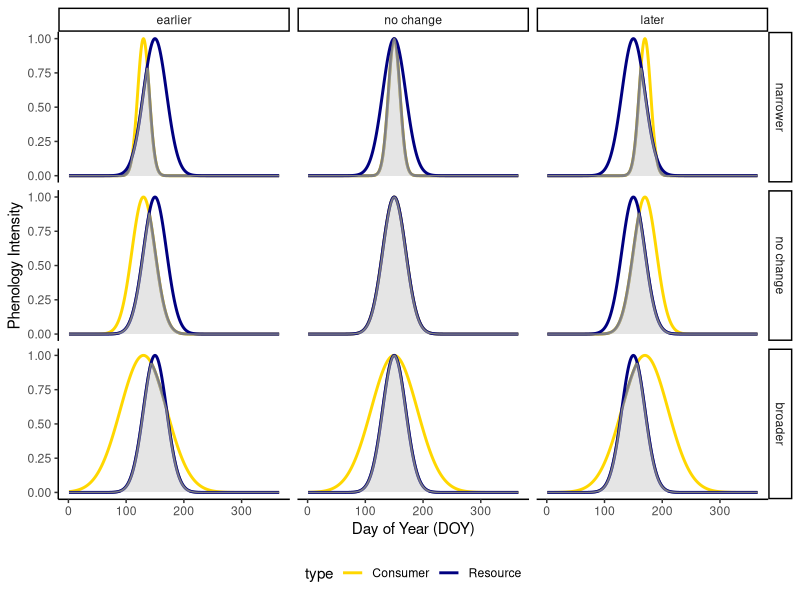

Recreate this plot in R.
# Load libraries
library(ggplot2)
library(dplyr)

# Function to generate Gaussian phenology curve
phenology_curve <- function(DOY, peak, spread, amplitude = 1) {
  amplitude * exp(-((DOY - peak)^2) / (2 * spread^2))
}

# Function to compute overlap
compute_overlap <- function(resource, consumer) {
  pmin(resource, consumer)
}

# Set DOY range
DOY <- 1:365

# Base resource parameters
resource_peak <- 150
resource_spread <- 20
resource <- phenology_curve(DOY, resource_peak, resource_spread)

# Parameter grid for consumer
timing_shifts <- c(-20, 0, 20)         # earlier, aligned, later
consumer_spreads <- c(10, 20, 40)      # narrow, normal, wide

# Create all combinations
params <- expand.grid(timing_shift = timing_shifts,
                      consumer_spread = consumer_spreads)

# Generate long-format data for plotting
plot_data <- data.frame()

for (i in 1:nrow(params)) {
  shift <- params$timing_shift[i]
  spread <- params$consumer_spread[i]

  consumer <- phenology_curve(DOY, resource_peak + shift, spread)
  overlap <- compute_overlap(resource, consumer)

  df <- data.frame(
    DOY = rep(DOY, 3),
    value = c(resource, consumer, overlap),
    type = rep(c("Resource", "Consumer", "Overlap"), each = length(DOY)),
    timing_shift = shift,
    consumer_spread = spread
  )

  plot_data <- rbind(plot_data, df)
}

# Convert factors for facet labels with descriptive names
plot_data$timing_shift <- factor(plot_data$timing_shift,
                                 levels = c(-20, 0, 20),
                                 labels = c("earlier", "no change", "later"))

plot_data$consumer_spread <- factor(plot_data$consumer_spread,
                                    levels = c(10, 20, 40),
                                    labels = c("narrower", "no change", "broader"))

# Plot phenology curves with overlap shaded
ggplot(plot_data, aes(x = DOY, y = value, color = type, fill = type)) +
  geom_line(size = 1) +
  geom_area(data = subset(plot_data, type == "Overlap"), alpha = 0.4, fill = "grey") +
  scale_color_manual(values = c("Resource" = "navyblue", "Consumer" = "gold")) +
  facet_grid(consumer_spread ~ timing_shift) +
  labs(x = "Day of Year (DOY)", y = "Phenology Intensity") +
  theme_classic() +
  theme(legend.position = "bottom")
